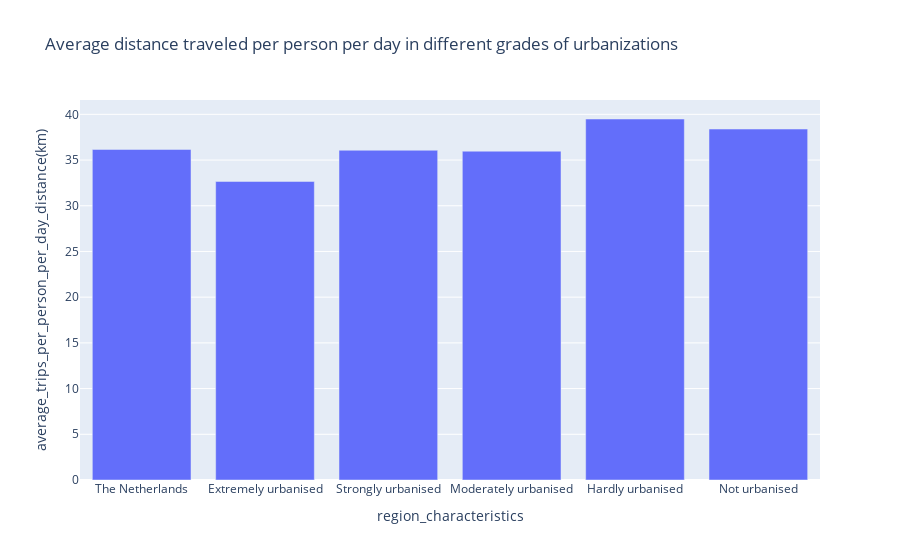

The notebook cell this image was saved under:
### Code cell
#showing the distance travelled
fig = px.bar(df_total, x='region_characteristics', y='average_trips_per_person_per_day_distance(km)', 
             title="Average distance traveled per person per day in different grades of urbanizations")
fig.update_layout(yaxis={'categoryorder':'total descending'})
fig.show()

### Figure 1 — Plotly figure (JSON) as saved in the notebook; plotly's stock layout.template omitted (floating-point values rounded to 4 significant figures)
{"data": [{"alignmentgroup": "True", "hovertemplate": "region_characteristics=%{x}<br>average_trips_per_person_per_day_distance(km)=%{y}<extra></extra>", "legendgroup": "", "marker": {"color": "#636efa", "pattern": {"shape": ""}}, "name": "", "offsetgroup": "", "orientation": "v", "showlegend": false, "textposition": "auto", "type": "bar", "x": ["The Netherlands", "Extremely urbanised", "Strongly urbanised", "Moderately urbanised", "Hardly urbanised", "Not urbanised"], "xaxis": "x", "y": [36.16, 32.66, 36.07, 35.97, 39.49, 38.39], "yaxis": "y"}], "layout": {"barmode": "relative", "legend": {"tracegroupgap": 0}, "title": {"text": "Average distance traveled per person per day in different grades of urbanizations"}, "xaxis": {"anchor": "y", "domain": [0, 1], "title": {"text": "region_characteristics"}}, "yaxis": {"anchor": "x", "categoryorder": "total descending", "domain": [0, 1], "title": {"text": "average_trips_per_person_per_day_distance(km)"}}}}
